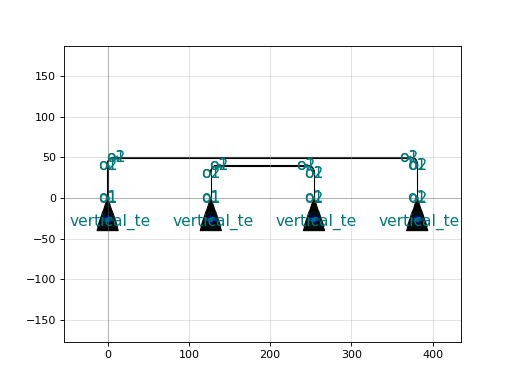

Here is the Python script that generated this plot:
import gdsfactory as gf

c = gf.components.loss_deembedding_ch14_23(pitch=127.0, input_port_indexes=(0, 1))
c.plot()
